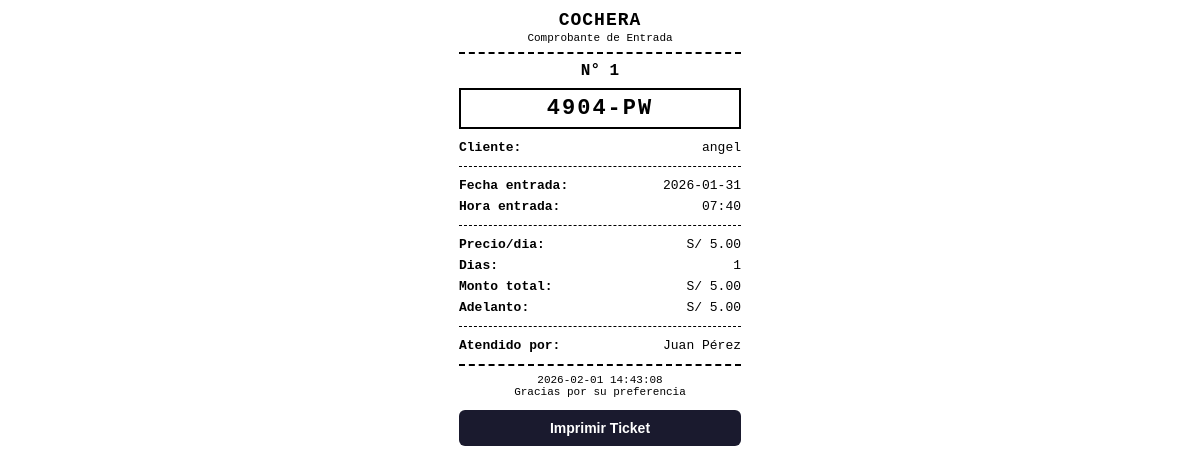
/ticket_entrada/1 (signed in), run on the app's committed database.
### tables this page shows
CREATE TABLE entradas (
        id INTEGER PRIMARY KEY AUTOINCREMENT,
        cliente_id INTEGER,
        fecha_entrada TEXT,
        hora_entrada TEXT,
        fecha_hasta TEXT,
        hora_salida_esperada TEXT,
        hora_salida_real TEXT,
        dias INTEGER,
        precio_dia REAL,
        monto REAL,
        adelanto REAL DEFAULT 0,
        penalidad REAL DEFAULT 0,
        descuento REAL DEFAULT 0,
        metodo_pago TEXT DEFAULT 'efectivo',
        dejo_llave INTEGER DEFAULT 0,
        pagado INTEGER DEFAULT 0,
        pago_completo_adelantado INTEGER DEFAULT 0,
        salio INTEGER DEFAULT 0,
        observaciones TEXT,
        trabajador_id INTEGER,
        trabajador_salida_id INTEGER,
        fecha_registro TEXT,
        fecha_salida TEXT,
        FOREIGN KEY (cliente_id) REFERENCES clientes(id),
        FOREIGN KEY (trabajador_id) REFERENCES trabajadores(id),
        FOREIGN KEY (trabajador_salida_id) REFERENCES trabajadores(id)
    );

CREATE TABLE clientes (
        id INTEGER PRIMARY KEY AUTOINCREMENT,
        placa TEXT UNIQUE NOT NULL,
        nombre TEXT,
        celular TEXT,
        precio_dia REAL,
        fecha_actualizacion TEXT
    );

CREATE TABLE trabajadores (
        id INTEGER PRIMARY KEY AUTOINCREMENT,
        nombre TEXT NOT NULL,
        usuario TEXT UNIQUE NOT NULL,
        password TEXT NOT NULL,
        rol TEXT DEFAULT 'trabajador',
        activo INTEGER DEFAULT 1,
        fecha_creacion TEXT DEFAULT (datetime('now'))
    );

### routes/vehiculos.py (the view)
@vehiculos_bp.route("/ticket_entrada/<int:id>")
@login_required
def ticket_entrada(id):
    try:
        db = get_db()
        cursor = db.cursor()
        cursor.execute("""
            SELECT
                e.*,
                c.placa,
                c.nombre as cliente,
                t.nombre as trabajador
            FROM entradas e
            JOIN clientes c ON e.cliente_id = c.id
            LEFT JOIN trabajadores t ON e.trabajador_id = t.id
            WHERE e.id = ?
        """, (id,))
        entrada = cursor.fetchone()
        if not entrada:
            return "Entrada no encontrada", 404
        ticket = {
            "id": entrada["id"],
            "placa": entrada["placa"],
            "cliente": entrada["cliente"],
            "fecha_entrada": entrada["fecha_entrada"],
            "hora_entrada": entrada["hora_entrada"],
            "dias": entrada["dias"],
            "precio_dia": entrada["precio_dia"],
            "monto": entrada["monto"],
            "adelanto": entrada["adelanto"] or 0,
            "trabajador": entrada["trabajador"] or "",
            "fecha_emision": datetime.now().strftime("%Y-%m-%d %H:%M:%S")
        }
        return render_template("ticket_entrada.html", ticket=ticket)
    except Exception as e:
        return f"Error: {e}", 500

### models/database.py (called while the page is built)
def get_db():
    if 'db' not in g:
        db_path = current_app.config.get('DATABASE_PATH', 'database.db')
        g.db = sqlite3.connect(db_path, timeout=10)
        g.db.row_factory = sqlite3.Row
    return g.db

### utils/helpers.py (called while the page is built)
def login_required(f):
    @wraps(f)
    def decorated_function(*args, **kwargs):
        if "trabajador_id" not in session:
            return redirect("/")
        return f(*args, **kwargs)
    return decorated_function

### templates/ticket_entrada.html (shortened to what this page needs)
<!DOCTYPE html>
<html lang="es">
<head>
</head>
<body>
    <div class="ticket">
        <div class="ticket-header">
            <h1>COCHERA</h1>
            <p>Comprobante de Entrada</p>
        </div>
        <div class="ticket-id">N° {{ ticket.id }}</div>
        <div class="ticket-placa">{{ ticket.placa }}</div>
        <div class="ticket-row">
            <span class="label">Cliente:</span>
            <span>{{ ticket.cliente }}</span>
        </div>
        <hr class="ticket-divider">
        <div class="ticket-row">
            <span class="label">Fecha entrada:</span>
            <span>{{ ticket.fecha_entrada }}</span>
        </div>
        <div class="ticket-row">
            <span class="label">Hora entrada:</span>
            <span>{{ ticket.hora_entrada }}</span>
        </div>
        <hr class="ticket-divider">
        <div class="ticket-row">
            <span class="label">Precio/dia:</span>
            <span>S/ {{ "%.2f"|format(ticket.precio_dia) }}</span>
        </div>
        <div class="ticket-row">
            <span class="label">Dias:</span>
            <span>{{ ticket.dias }}</span>
        </div>
        <div class="ticket-row">
            <span class="label">Monto total:</span>
            <span>S/ {{ "%.2f"|format(ticket.monto) }}</span>
        </div>
        {% if ticket.adelanto > 0 %}
        <div class="ticket-row">
            <span class="label">Adelanto:</span>
            <span>S/ {{ "%.2f"|format(ticket.adelanto) }}</span>
        </div>
        {% endif %}
        <hr class="ticket-divider">
        <div class="ticket-row">
            <span class="label">Atendido por:</span>
            <span>{{ ticket.trabajador }}</span>
        </div>
        <div class="ticket-footer">
            <p>{{ ticket.fecha_emision }}</p>
            <p>Gracias por su preferencia</p>
        </div>
        <button class="btn-imprimir" onclick="window.print()">Imprimir Ticket</button>
    </div>
</body>
</html>

### templates/ticket_entrada.html (style rules this page uses)
* { margin: 0; padding: 0; box-sizing: border-box; }
body { font-family: 'Courier New', monospace; width: 302px; margin: 0 auto; padding: 10px; background: #fff; color: #000; font-size: 13px; }
.ticket { width: 100%; }
.ticket-header { text-align: center; border-bottom: 2px dashed #000; padding-bottom: 8px; margin-bottom: 8px; }
.ticket-header h1 { font-size: 18px; font-weight: 900; letter-spacing: 1px; }
.ticket-header p { font-size: 11px; margin-top: 2px; }
.ticket-id { text-align: center; font-size: 16px; font-weight: bold; margin: 6px 0; }
.ticket-row { display: flex; justify-content: space-between; padding: 3px 0; font-size: 13px; }
.ticket-row .label { font-weight: bold; }
.ticket-placa { text-align: center; font-size: 22px; font-weight: 900; letter-spacing: 2px; border: 2px solid #000; padding: 6px; margin: 8px 0; }
.ticket-divider { border: none; border-top: 1px dashed #000; margin: 8px 0; }
.ticket-footer { text-align: center; border-top: 2px dashed #000; padding-top: 8px; margin-top: 8px; font-size: 11px; }
.btn-imprimir { display: block; width: 100%; margin: 12px 0 0; padding: 10px; background: #1a1a2e; color: #fff; border: none; border-radius: 6px; font-size: 14px; font-weight: bold; cursor: pointer; }

### data on the page
entradas: id "1", fecha_entrada "2026-01-31", hora_entrada "07:40", precio_dia "5.00", dias "1", monto "5.00", adelanto "5.00"
clientes: placa "4904-PW", cliente "angel"
trabajadores: trabajador "Juan Pérez"

### other printed values
{{ ticket.fecha_emision }} "2026-02-01 14:43:08"
